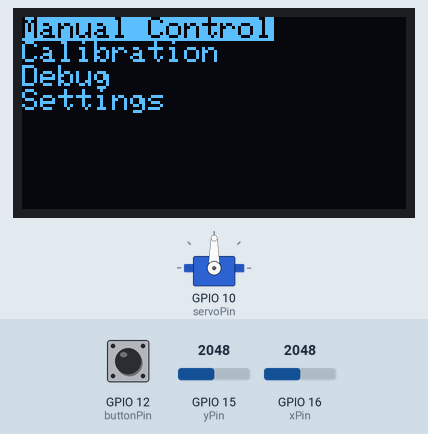
Bench run of a sketch on a simulated ESP32. Shown: 128×64 one-colour display, servo. Inputs (shaded band) come from the test bench; at power-on: GPIO 15 (yPin) = 2048, GPIO 12 (buttonPin) HIGH, GPIO 16 (xPin) = 2048.

Above: at 4.2 s.
4.3 s: GPIO 15 (yPin) set to 1964
5.8 s: GPIO 15 (yPin) set to 1874
At 6.19 s:
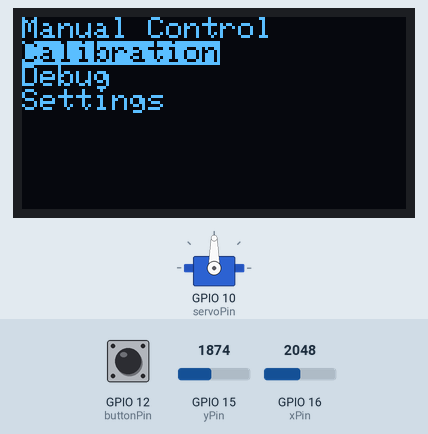
At 6.9 s:
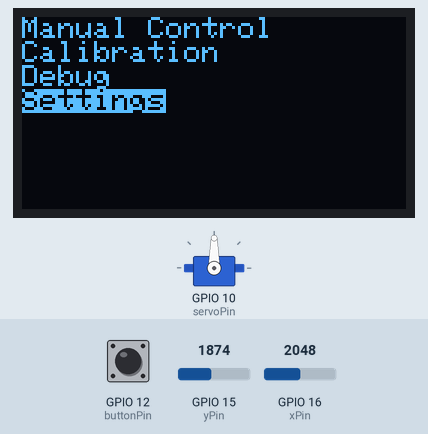
8.0 s: GPIO 15 (yPin) set to 2135
9.5 s: GPIO 15 (yPin) set to 2246
At 9.93 s:
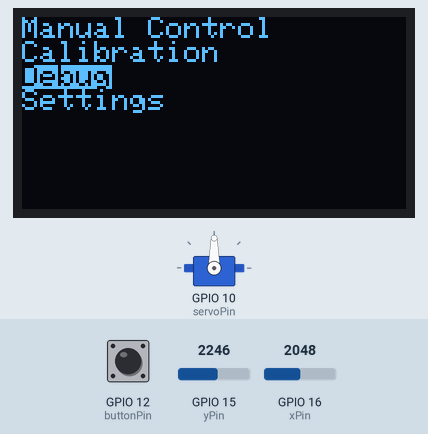
11.8 s: GPIO 12 (buttonPin) pulled LOW for 3.2 s
At 12.6 s:
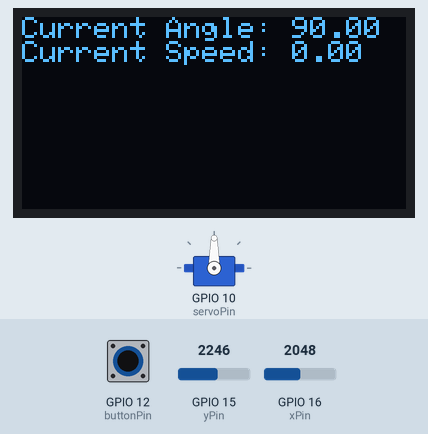
16.8 s: GPIO 12 (buttonPin) pulled LOW for 0.15 s
Timing chart, 0 to 19.7 s (numbered marks = the images above; inputs shaded):
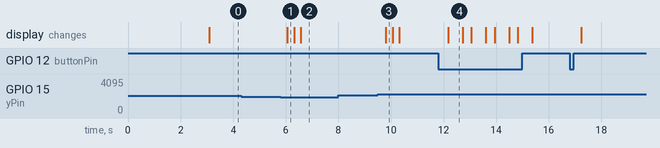

The sketch:

LED-Test.ino
```cpp
#include <ESP32Servo.h>
#include <Wire.h>
#include <Adafruit_GFX.h>
#include <Adafruit_SSD1306.h>

// Define Screen Parameters
#define SCREEN_WIDTH 128
#define SCREEN_HEIGHT 64
#define OLED_RESET -1
#define SCREEN_ADDRESS 0x3C

// Create a Servo Object

// Hardware Pins
const int servoPin = 10;
const int yPin = 15;
const int xPin = 16;
const int buttonPin = 12;

// Joystick offCenter Calibration Values
double xOffCenterCalibration = 0;
double yOffCenterCalibration = 0;

// Servo Angle
double angle = 90;
double minAngle = 0; // Using double for future servo calibration function
double maxAngle = 180; // Using double for future servo calibration function
double speed = 0; // Angles moved every Loop()
int maxSpeed = 4;
int loopDelay = 10;
double speedMultiplier = 1; // Change this when changing the loopDelay to keep the same ratio without fine tuning the whole Quad function again

// Joystick Speed Variables
int offCenterSquaredMultiplier = 1;
int offCenterLinearMultiplier = 14;
double offCenterAddition = -1.25;

// analogRead() to offCenter ratio
double joystickScaleDivider = 2048; // Use 2048 for esp32 and 1024 for Arduino

// Array for menu options
String menuOptions[] = {"Manual Control", "Calibration", "Debug", "Settings"};
int menuLength = sizeof(menuOptions) / sizeof(menuOptions[0]);
int selected = 0;
int firstVisible = 0;
int maxOptions = 6; // Maximum options that can fit on the screen at the same time. Generic 128x64 displays can fit ~7 at setTextSize(1)

// Make a display
Adafruit_SSD1306 display(SCREEN_WIDTH, SCREEN_HEIGHT, &Wire, OLED_RESET);

Servo TestServo;

void setup()
{
  Serial.begin(115200);

  // Give buttonPin an internal pullup resistor
  pinMode(buttonPin, INPUT_PULLUP);

  // Set up display
  display.begin(SSD1306_SWITCHCAPVCC, SCREEN_ADDRESS);
  display.clearDisplay();

  // Prototype version of a startup display
  display.setTextSize(2);
  display.setTextColor(WHITE);
  display.setCursor(30,15);
  display.println("S.U.P.");
  display.setTextSize(1);
  display.println("Developed by Kacenta");

  display.display();
  delay(3000);

  // ALWAYS KEEP THIS AT THE BOTTOM
  TestServo.attach(servoPin);
}


void loop()
{
  buildMenu(firstVisible, selected);

  // Use the Joystick's Y axis to navigate
  int yReading = analogRead(yPin);
  double yOffCenter = calculateOffCenter(yReading);
  String yDirection = offCenterToDirection(yOffCenter, 1);

  // Read if button has been pressed (first checks for button on purpose)
  int buttonState = digitalRead(buttonPin);

  if (!buttonState)
  {
    callMenuOption(selected);
  }

  // Update Y based on yDirection
  dirUpdateYselected(yDirection);

  delay(50);
}


void buildMenu(int firstOption, int focusedOption)
{
  display.clearDisplay();
  display.setCursor(0, 0);
  display.setTextSize(1);

  // Chooses the smaller of the 2 numbers
  int visibleOptions = min(maxOptions, menuLength);

  for (int i = 0; i < visibleOptions; i++)
  {
    display.setTextColor(WHITE);

    if (i == focusedOption)
    {
      display.setTextColor(BLACK, WHITE);
    }

    display.println(menuOptions[i]);
  }
  display.display();
}

void callMenuOption(int selectedOption)
{
  switch (selectedOption)
  {
    case 0:
      callManualControl();
      break;

    case 1:
      //callCalibrate();
      break;

    case 2:
      callDebug();
      break;

    case 3:
      //callSettings();
      break;

    default:
      Serial.println("Wrong Option Called");
      Serial.print(selectedOption);
      break;
  }
}

void callDebug()
{
  // Prevent accidental "Go back" reading
  delay(300);

  // Immitate a new loop() function
  debuggerFunction();

  // Prevent accidental return to same option
  delay(300);
}

// Caclulates offCenter by giving it a floating point number from -1 to 1
double calculateOffCenter(int ValueInput)
{
  double ValueToRange = map(ValueInput, 0, 4095, -2047, 2048);
  double offCenter = ValueToRange / joystickScaleDivider;

  return offCenter;
}


// Takes the Joystick value from 1 to -1 and converts it into an UP/DOWN/LEFT/RIGHT/NONE direction
// call with 0 for X and 1 for Y
String offCenterToDirection(double axisOffCenter, int Axis)
{
  String yDirection[] = {"UP", "DOWN", "NONE"};
  String xDirection[] = {"LEFT", "RIGHT", "NONE"};

  // Set to NONE by default
  int dirSelect = 2;

  if (axisOffCenter < -0.07)
  {
    dirSelect = 1;
  }
  else if (axisOffCenter > 0.07)
  {
    dirSelect = 0;
  }
  else
  {
    dirSelect = 2;
  }

  // Return Based on Axis
  if(Axis == 1)
  {
    return yDirection[dirSelect];
  }
  else if(Axis == 0)
  {
    return xDirection[dirSelect];
  }
  else
  {
    Serial.println("Error: Wrong Axis specified!");
    return "NONE";
  }
}


void dirUpdateXselected(String xDirection)
{
  // TODO - add some additional function for X in the main menu
}


void dirUpdateYselected(String yDirection)
{
  // Actually DOWN makes "selected" go UP, because the list starts at 0 and INCREASES as it goes DOWN
  if (yDirection == "DOWN")
  {
    selected++;
    delay(180);
  }
  // UP makes "selected" go DOWN, because the list ends at menu[menuLenght - 1] and DECREASES as it goes UP
  else if (yDirection == "UP")
  {
    selected--;
    delay(180);
  }

  fixSelected();
}

// Check that keeps "selected" in range 0 to (menuLength - 1)
void fixSelected()
{
  if (selected < 0)
  {
    selected = 0;
  }
  else if (selected > menuLength - 1)
  {
    selected = menuLength - 1;
  }
}

// Function that tracks offCenter of both X and Y axis of the joystick and their Direction (UP/DOWN/LEFT/RIGHT/NONE)
// To use directly just clear loop() and call debuggerFunction()
void debuggerFunction()
{
  // Immitate a new loop() function
  while (true)
  {
    int yReading = analogRead(yPin);
    int xReading = analogRead(xPin);
    double xOffCenter = calculateOffCenter(xReading);
    String xDirection = offCenterToDirection(xOffCenter, 0);
    double yOffCenter = calculateOffCenter(yReading);
    String yDirection = offCenterToDirection(yOffCenter, 1);

    display.clearDisplay();
    display.setCursor(0,0);
    display.setTextSize(2);
    display.println(xOffCenter);
    display.println(xDirection);
    display.println(yOffCenter);
    display.println(yDirection);
    display.display();

    int buttonState = digitalRead(buttonPin);
    if (!buttonState)
    {
      // Go back
      return;
    }

    delay(100);
  }
}

// Transfers offcenter to angle change with position - or +
double offCenterToAngleChange(double xOffCenter)
{
  int sign = 0;
  double speed = 0;
  if (xOffCenter <= 0.05 && xOffCenter >= -0.05)
  {
    return speed;
  }
  else if (xOffCenter < 0)
  {
    sign = -1;
  }
  else
  {
    sign = 1;
  }

  // Use a Quadratic Equation for Linear accereration + slight boost at the end
  speed = (sign * (xOffCenter * xOffCenter) * offCenterSquaredMultiplier) + (xOffCenter * offCenterLinearMultiplier) + (sign * offCenterAddition);

  // Check if offCenterAddition causes the speed to change sign
  if (sign == -1) {
    if (speed > 0)
    {
      // Makes it so servo can't go right if you move the joystick to the left
      speed = 0;
    }
  }
  else {
    if (speed < 0) {
      // Makes it so servo can't go left if you move the joystick to the right
      speed = 0;
    }
  }

  // Check if Speed has gone over maxSpeed or under -maxSpeed
  if(speed > maxSpeed)
  {
    speed = maxSpeed;
  }
  else if (speed < -maxSpeed)
  {
    speed = -maxSpeed;
  }

  // Return Speed
  return speed;
}


// Check if angle exceeds minAngle or maxAngle
double fixServoAngle(double angle, double minAngle, double maxAngle)
{
  if (angle > maxAngle)
  {
    angle = maxAngle;
  }
  else if (angle < minAngle)
  {
    angle = minAngle;
  }

  return angle;
}


void callManualControl()
{
  delay(300);

  manualControl();

  delay(300);
}

void manualControl()
{
  // Immitate a new loop() function
  while (true)
  {
    int xReading = analogRead(xPin);
    double xOffCenter = calculateOffCenter(xReading);
    double angleChange = offCenterToAngleChange(xOffCenter);
    angle += angleChange * speedMultiplier;

    angle = fixServoAngle(angle, minAngle, maxAngle);
    TestServo.write(angle);

    display.clearDisplay();

    display.setCursor(0,0);
    display.setTextSize(1);
    String showCurrentAngle = String("Current Angle: ") + angle;
    display.println(showCurrentAngle);
    String showCurrentSpeed = String("Current Speed: ") + angleChange;
    display.println(showCurrentSpeed);

    display.display();


    int buttonState = digitalRead(buttonPin);
    if (!buttonState)
    {
      // Go back
      return;
    }
    delay(loopDelay);
  }
}
```

Measured:
- the behaviour switches between 1904 and 1903 on GPIO 15 (yPin) (found by bisection; images 0 and 1)
- the behaviour switches between 2190 and 2191 on GPIO 15 (yPin) (found by bisection; images 2 and 3)
- after the input at 4.3 s, every drawn part: stays the same
- after the input at 5.8 s, the display: changes after 0.26 s (image 1)
- after the input at 8.0 s, every drawn part: stays the same
- after the input at 9.5 s, the display: changes after 0.30 s (image 3)
- after the input at 11.8 s, the display: changes after 0.38 s (image 4)
- what the display in image 4 shows lasts 0.5 s, from 12.2 s to 12.7 s
